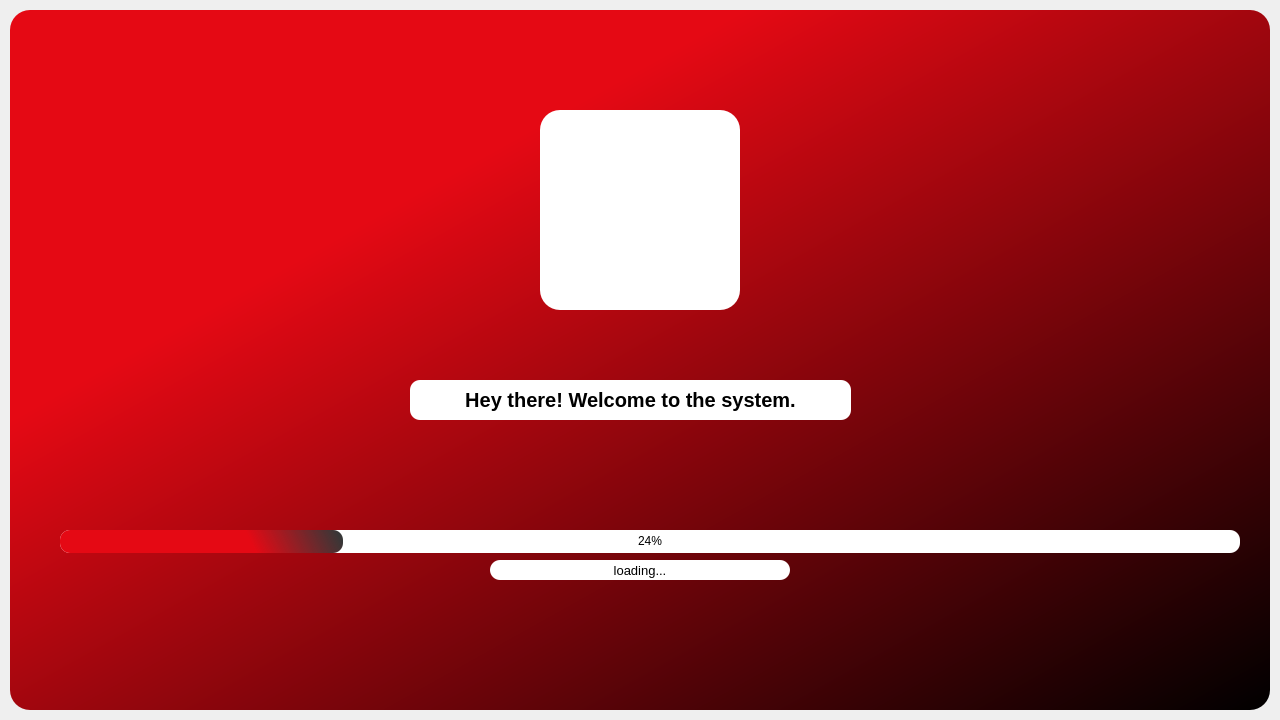
<?xml version="1.0" encoding="UTF-8"?>
<ui version="4.0">
 <class>SplashScreen</class>
 <widget class="QMainWindow" name="SplashScreen">
  <property name="geometry">
   <rect>
    <x>0</x>
    <y>0</y>
    <width>1280</width>
    <height>720</height>
   </rect>
  </property>
  <property name="windowTitle">
   <string>Scepter</string>
  </property>
  <property name="windowIcon">
   <iconset>
    <normaloff>../logo_2_rGp_icon.ico</normaloff>../logo_2_rGp_icon.ico</iconset>
  </property>
  <widget class="QWidget" name="centralwidget">
   <layout class="QVBoxLayout" name="verticalLayout">
    <property name="spacing">
     <number>0</number>
    </property>
    <property name="leftMargin">
     <number>10</number>
    </property>
    <property name="topMargin">
     <number>10</number>
    </property>
    <property name="rightMargin">
     <number>10</number>
    </property>
    <property name="bottomMargin">
     <number>10</number>
    </property>
    <item>
     <widget class="QFrame" name="dropShadowFrame">
      <property name="enabled">
       <bool>true</bool>
      </property>
      <property name="styleSheet">
       <string notr="true">QFrame{
	
	background-color: qlineargradient(spread:pad, x1:0.28866, y1:0.295, x2:1, y2:1, stop:0 rgba(229, 9, 20, 255), stop:1 rgba(0, 0, 0, 255));
	border-radius: 20px;

}</string>
      </property>
      <property name="frameShape">
       <enum>QFrame::StyledPanel</enum>
      </property>
      <property name="frameShadow">
       <enum>QFrame::Raised</enum>
      </property>
      <widget class="QLabel" name="label">
       <property name="geometry">
        <rect>
         <x>530</x>
         <y>100</y>
         <width>200</width>
         <height>200</height>
        </rect>
       </property>
       <property name="styleSheet">
        <string notr="true">background-color: rgb(255, 255, 255);</string>
       </property>
       <property name="text">
        <string/>
       </property>
       <property name="pixmap">
        <pixmap resource="../resource1.qrc">:/logo/LOGO@2.png</pixmap>
       </property>
       <property name="scaledContents">
        <bool>true</bool>
       </property>
       <property name="alignment">
        <set>Qt::AlignCenter</set>
       </property>
      </widget>
      <widget class="QLabel" name="label_2">
       <property name="geometry">
        <rect>
         <x>400</x>
         <y>370</y>
         <width>441</width>
         <height>40</height>
        </rect>
       </property>
       <property name="font">
        <font>
         <family>MS Sans Serif</family>
         <pointsize>15</pointsize>
         <weight>75</weight>
         <bold>true</bold>
        </font>
       </property>
       <property name="styleSheet">
        <string notr="true">background-color: rgb(255, 255, 255);
border-radius: 10px;</string>
       </property>
       <property name="text">
        <string>Hey there! Welcome to the system.</string>
       </property>
       <property name="scaledContents">
        <bool>true</bool>
       </property>
       <property name="alignment">
        <set>Qt::AlignCenter</set>
       </property>
      </widget>
      <widget class="QProgressBar" name="progressBar">
       <property name="geometry">
        <rect>
         <x>50</x>
         <y>520</y>
         <width>1180</width>
         <height>23</height>
        </rect>
       </property>
       <property name="styleSheet">
        <string notr="true">QProgressBar{
background-color: rgb(255, 255, 255);
border-radius: 10px;
text-align: center;
border-style: sunken
}
QProgressBar::chunk{
	border-radius: 10px;
	
	background-color: qlineargradient(spread:pad, x1:0.116, y1:0.579591, x2:1, y2:0.545, stop:0.633508 rgba(229, 9, 20, 255), stop:1 rgba(0, 0, 0, 200));
}</string>
       </property>
       <property name="value">
        <number>24</number>
       </property>
      </widget>
      <widget class="QLabel" name="label_3">
       <property name="geometry">
        <rect>
         <x>480</x>
         <y>550</y>
         <width>300</width>
         <height>20</height>
        </rect>
       </property>
       <property name="font">
        <font>
         <family>MS Sans Serif</family>
         <pointsize>10</pointsize>
         <weight>50</weight>
         <bold>false</bold>
        </font>
       </property>
       <property name="styleSheet">
        <string notr="true">border-radius: 10px;
background-color: rgb(255, 255, 255);</string>
       </property>
       <property name="text">
        <string>loading...</string>
       </property>
       <property name="scaledContents">
        <bool>true</bool>
       </property>
       <property name="alignment">
        <set>Qt::AlignCenter</set>
       </property>
      </widget>
     </widget>
    </item>
   </layout>
  </widget>
 </widget>
 <resources>
  <include location="../resource1.qrc"/>
 </resources>
 <connections/>
</ui>
